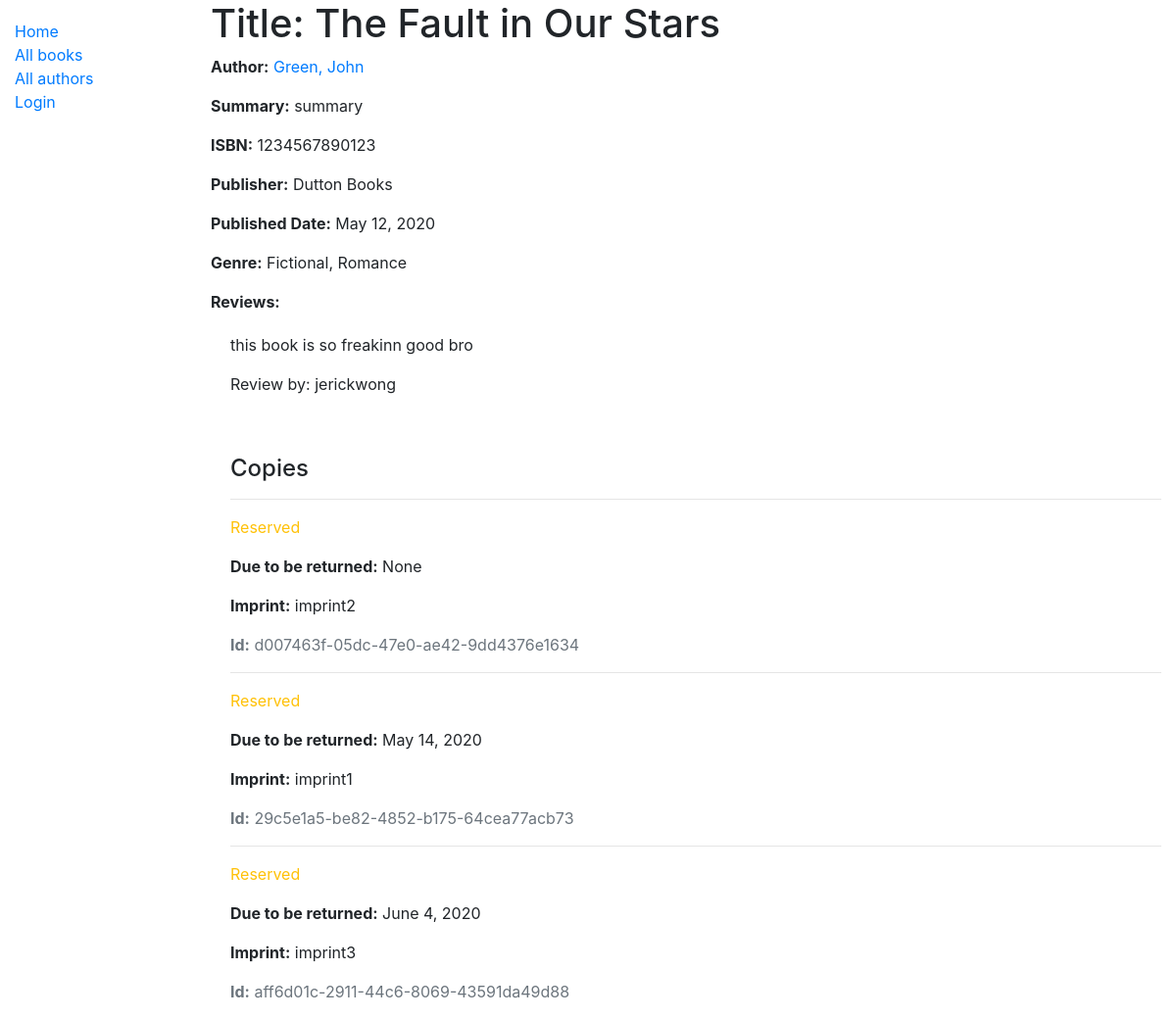
The page /catalog/book/1 on the database as committed earlier.
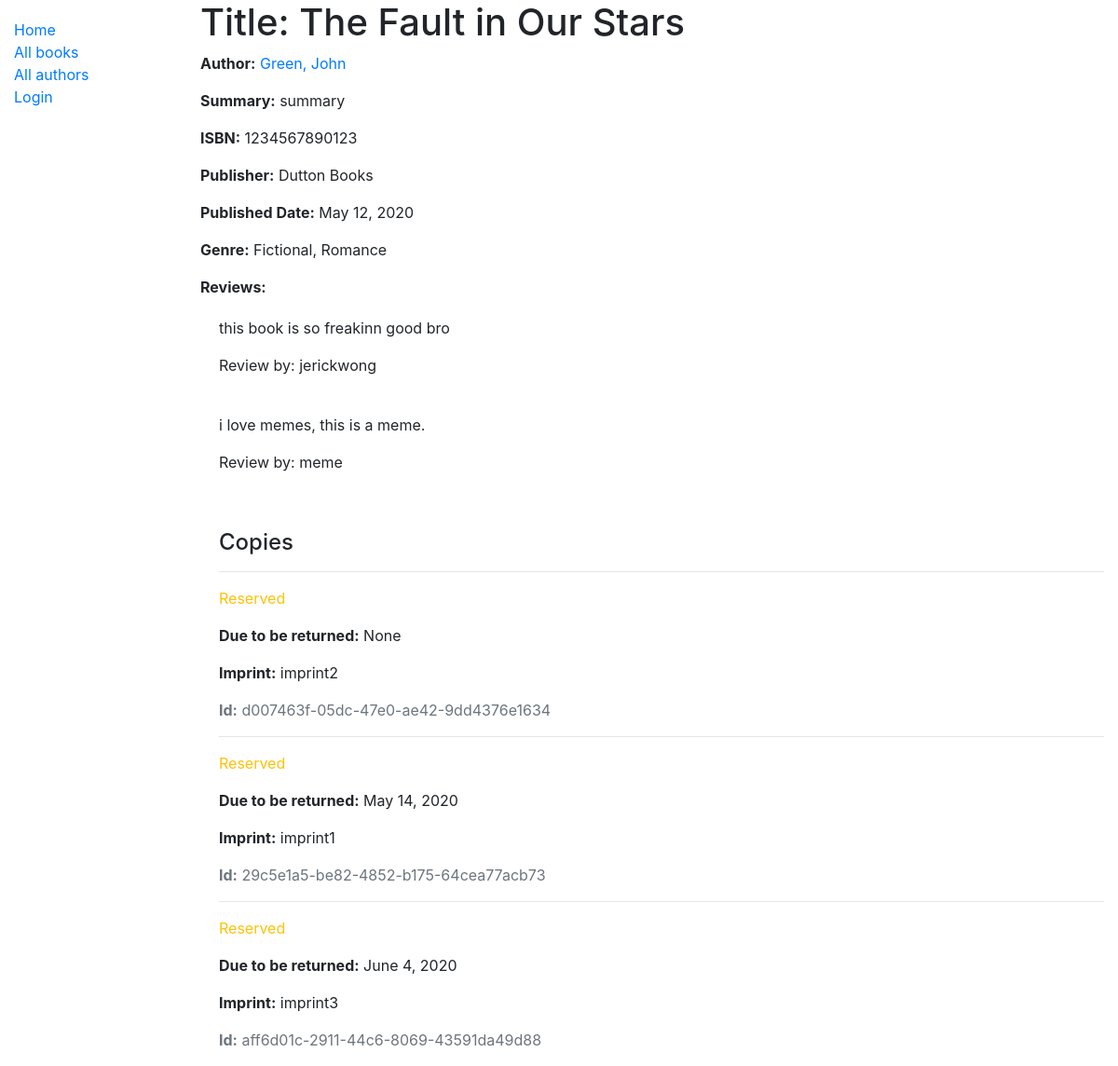
The same page on the database as committed later.
### catalog/models.py (models this page shows, shortened)
class Book(models.Model):
    title = models.CharField(max_length=200)
    author = models.ForeignKey('Author', on_delete=models.SET_NULL, null=True)
    publisher = models.ForeignKey('Publisher', on_delete=models.SET_NULL, null=True)
    date_published = models.DateField('Date Published', null=True, blank=True)
    summary = models.TextField(max_length=1000, help_text='Enter a brief description of the book')
    isbn = models.CharField('ISBN', max_length=13, help_text='13 Character <a href="https://www.isbn-international.org/content/what-isbn">ISBN number</a>')
    genre = models.ManyToManyField(Genre, help_text='Select a genre for this book')
    reviews = models.ManyToManyField(Review, help_text='Leave a review for this book')
    def display_genre(self):
        """Create a string for the Genre. This is required to display genre in Admin."""
        return ', '.join(genre.name for genre in self.genre.all()[:3])
    def display_review(self):
        """Create a string for the Genre. This is required to display genre in Admin."""
        return ', '.join(reviews.review + ' - ' + reviews.reviewer.username for reviews in self.reviews.all()[:3])
    display_review.short_description = 'Reviews'
    display_genre.short_description = 'Genre'

class Author(models.Model):
    first_name = models.CharField(max_length=100)
    last_name = models.CharField(max_length=100)
    date_of_birth = models.DateField(null=True, blank=True)
    date_of_death = models.DateField('Died', null=True, blank=True)
    class Meta:
        ordering = ['last_name', 'first_name']
    def __str__(self):
        return f'{self.last_name}, {self.first_name}'

class Publisher(models.Model):
    name = models.CharField(max_length=200, help_text='Enter name of Publisher')
    def __str__(self):
        return f'{self.name}'

class Genre(models.Model):
    name = models.CharField(max_length=200, help_text='Enter a book genre (e.g. Science Fiction)')
    def __str__(self):
        return self.name

class Review(models.Model):
    review = models.CharField(max_length=1000, help_text='Enter your review')
    reviewer = models.ForeignKey(User, on_delete=models.CASCADE)

class BookInstance(models.Model):
    id = models.UUIDField(primary_key=True, default=uuid.uuid4, help_text='Unique ID for this particular book across whole library')
    book = models.ForeignKey('Book', on_delete=models.SET_NULL, null=True)
    imprint = models.CharField(max_length=200)
    due_back = models.DateField(null=True, blank=True)
    borrower = models.ForeignKey(User, on_delete=models.SET_NULL, null=True, blank=True)
    LOAN_STATUS = (
        ('a', 'Available'),
        ('r', 'Reserved'),
    )
    status = models.CharField(
        max_length=1,
        choices=LOAN_STATUS,
        blank=True,
        default='a',
        help_text='Book availability',
    )
    class Meta:
        ordering = ['due_back']
        permissions = (("can_mark_returned", "Set book as returned"),)

### catalog/views.py (the view)
# urls.py: path('book/<int:pk>', views.BookDetailView.as_view(), name='book-detail'),
class BookDetailView(generic.DetailView):
    model = Book

### catalog/templates/catalog/book_detail.html (shortened to what this page needs)
{% extends "base_generic.html" %}
{% block content %}
  <h1>Title: {{ book.title }}</h1>
  {% if not user.is_authenticated or perms.catalog.view_bookinstance %}
  <p><strong>Author:</strong> <a href="">{{ book.author }}</a></p>
  <p><strong>Summary:</strong> {{ book.summary }}</p>
  <p><strong>ISBN:</strong> {{ book.isbn }}</p>
  <p><strong>Publisher:</strong> {{ book.publisher }}</p>
  <p><strong>Published Date:</strong> {{ book.date_published }}</p>
  <p><strong>Genre:</strong> {{ book.genre.all|join:", " }}</p>
  <p><strong>Reviews: </strong></p>
  <div style="margin-left:20px;margin-top:20px">
    {% for b in book.reviews.all %}
      <p> {{ b.review }}</p>
      <p>Review by: {{ b.reviewer }}</p>
      <br>
    {% endfor %}
  </div>
  <div style="margin-left:20px;margin-top:20px">
    <h4>Copies</h4>
    {% for copy in book.bookinstance_set.all %}
      <hr>
      <p class="{% if copy.status == 'a' %}text-success{% elif copy.status == 'm' %}text-danger{% else %}text-warning{% endif %}">
        {{ copy.get_status_display }}
      </p>
      {% if copy.status != 'a' %}
        <p><strong>Due to be returned:</strong> {{ copy.due_back }}</p>
      {% else %}
        <p><a href="{% url 'borrow' copy.id %}">Borrow this book</a></p>
      {% endif %}
      <p><strong>Imprint:</strong> {{ copy.imprint }}</p>
      <p class="text-muted"><strong>Id:</strong> {{ copy.id }}</p>
    {% endfor %}
  </div>
  {% else %}
    <p>You don't have access to view this page.</p>
  {% endif %}
{% endblock %}

### catalog/templates/base_generic.html (shortened to what this page needs)
<!DOCTYPE html>
<html lang="en">
<head>
  <link rel="stylesheet" href="https://stackpath.bootstrapcdn.com/bootstrap/4.1.3/css/bootstrap.min.css">
  {% load static %}
  <link rel="stylesheet" href="{% static 'css/styles.css' %}">
</head>
<body>
  <div class="container-fluid">
    <div class="row">
      <div class="col-sm-2">
      {% block sidebar %}
        <ul class="sidebar-nav">
          <li><a href="{% url 'index' %}">Home</a></li>
          <li><a href="{% url 'books' %}">All books</a></li>
          <li><a href="">All authors</a></li>
          {% if user.is_authenticated %}
            <li>User: {{ user.get_username }}</li>
            <li><a href="{% url 'profile' %}">Profile</a></li>
            <li><a href="{% url 'logout'%}?next=/{{request.path}}">Logout</a></li>
          {% else %}
            <li><a href="{% url 'login'%}?next={{request.path}}">Login</a></li>
          {% endif %}
        </ul>
     {% endblock %}
      </div>
      <div class="col-sm-10 ">{% block content %}{% endblock %}</div>
    </div>
  </div>
</body>
</html>

### catalog/static/css/styles.css (style rules this page uses)
.sidebar-nav { margin-top: 20px; padding: 0; list-style: none; }

Rows that differ between the two databases and show on the page:
added Review: review "i love memes, this is a meme.", reviewer "meme"
